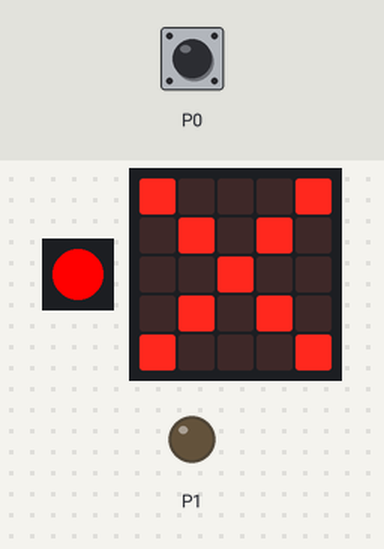
This program was run on a simulated Calliope mini (MakeCode). Shown: 1 RGB LEDs in strip order, left to right, the board's 5×5 LED display, output pins drawn as LEDs (lit = HIGH). The inputs (shaded band) are chosen by the test bench; at power-on: P0 LOW.

Above: at 1.2 s.
1.3 s: P0 pulled HIGH for 0.75 s
At 2.3 s:
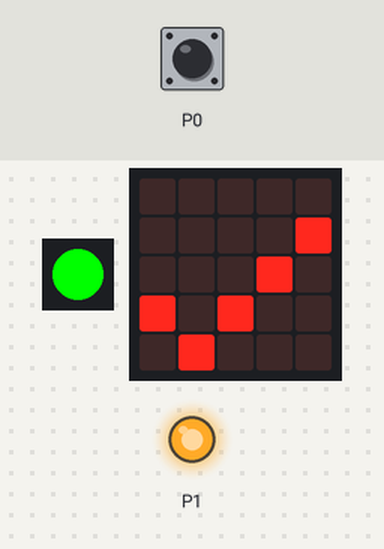
3.9 s: P0 pulled HIGH for 3.2 s
At 8.5 s:
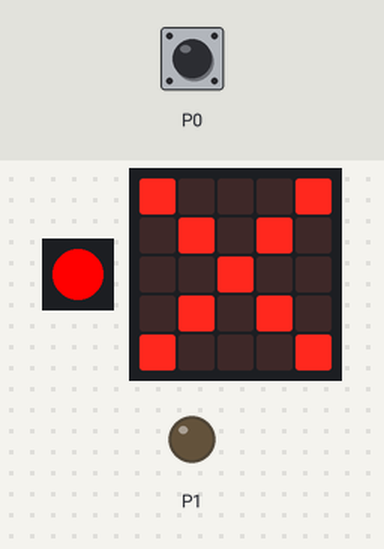
Timing chart, 0 to 10.0 s (numbered marks = the images above; inputs shaded):
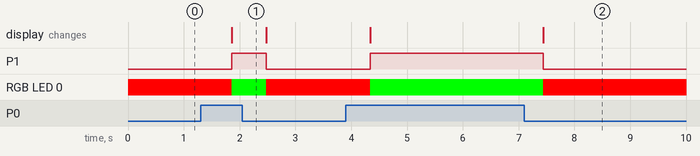

The program:

main.ts
```typescript
basic.forever(function () {
    if (pins.digitalReadPin(DigitalPin.P0) == 1) {
        pins.digitalWritePin(DigitalPin.P1, 1)
        basic.setLedColor(0x00ff00)
        basic.showIcon(IconNames.Yes)
    } else {
        pins.digitalWritePin(DigitalPin.P1, 0)
        basic.setLedColor(0xff0000)
        basic.showIcon(IconNames.No)
    }
})
```

test.ts
```typescript
// Hier kann man Tests durchführen; diese Datei wird nicht kompiliert, wenn dieses Paket als Erweiterung verwendet wird.
```

Measured:
- after the input at 1.3 s, P1: LOW → HIGH after 0.56 s, → LOW 0.62 s later; RGB LED 0: RGB(255, 0, 0) → RGB(0, 255, 0) after 0.56 s, → RGB(255, 0, 0) 0.62 s later; the display: changes after 0.56 s (image 1)
- after the input at 3.9 s, P1: LOW → HIGH after 0.44 s, → LOW 3.1 s later; RGB LED 0: RGB(255, 0, 0) → RGB(0, 255, 0) after 0.44 s, → RGB(255, 0, 0) 3.1 s later; the display: first changes after 0.44 s (image 2 shows a later state)
